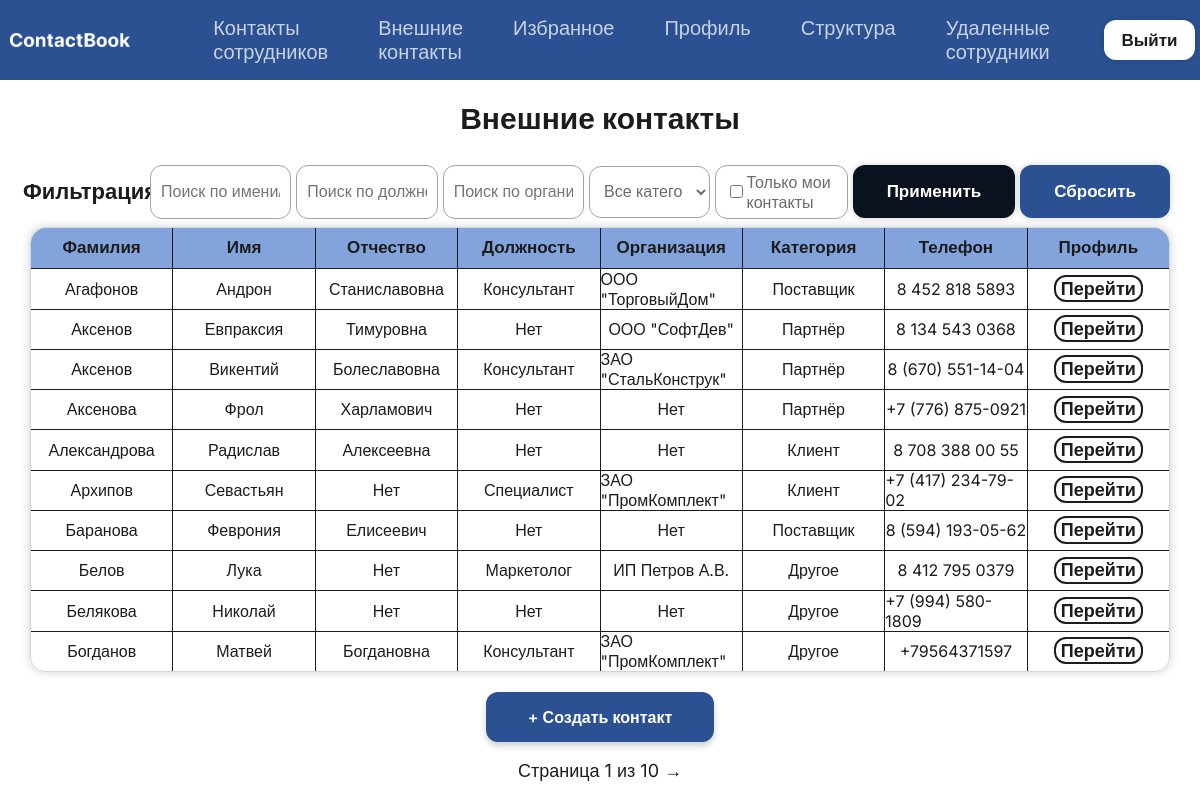
The page /contacts/ (signed in) on the database as committed earlier.
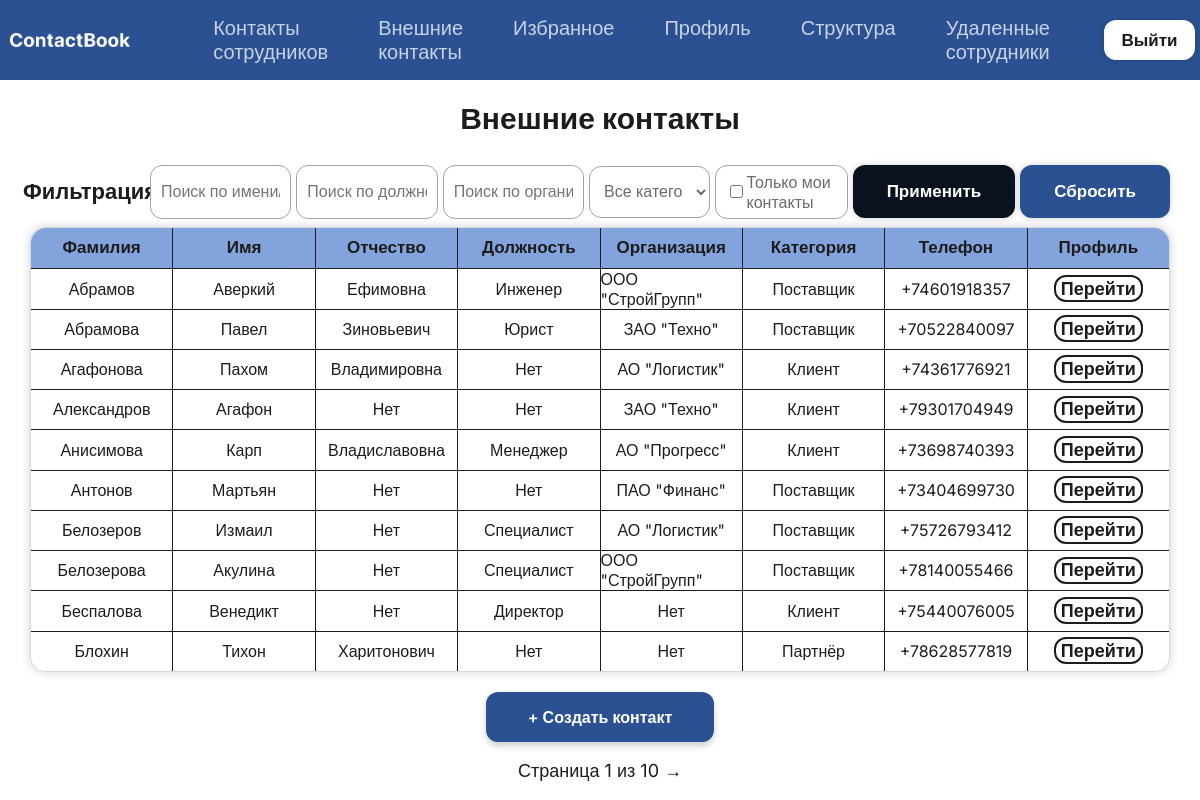
The same page on the database as committed later.
### ContactBook/models.py (models this page shows, shortened)
class Contact(models.Model):
    last_name = models.CharField(max_length=50, verbose_name='Фамилия')
    first_name = models.CharField(max_length=50, verbose_name='Имя')
    middle_name = models.CharField(max_length=50, blank=True, null=True, verbose_name='Отчество')
    phone = models.CharField(max_length=20, unique=True, verbose_name='Телефон')
    email = models.CharField(max_length=150, unique=True, blank=True, null=True, verbose_name='Почта')
    organization = models.CharField(max_length=100, blank=True, null=True, verbose_name='Организация')
    position = models.CharField(max_length=100, blank=True, null=True, verbose_name='Должность')
    category = models.CharField(max_length=20, choices=[('client', 'Клиент'), ('partner', 'Партнёр'), ('supplier', 'Поставщик'), ('other', 'Другое')], default='client', verbose_name='Категория')
    owner = models.ForeignKey(User, on_delete=models.CASCADE, verbose_name='Ответственный')
    class Meta:
        verbose_name = 'Внешний контакт'
        verbose_name_plural = 'Внешние контакты'
        ordering = ['last_name', 'first_name']

### ContactBook/views.py (the view, shortened to what this page needs)
# urls.py: path('contacts/', views.contact_list, name='contact_list'),
@login_required
def contact_list(request):
    is_admin_user = is_admin(request.user)
    qs = Contact.objects.all()
    mine_only = request.GET.get('mine_only') == 'on'
    if mine_only:
        qs = qs.filter(owner=request.user)
    search = request.GET.get('search', '').strip()
    position = request.GET.get('position', '').strip()
    org = request.GET.get('organization', '').strip()
    category = request.GET.get('category', '').strip()
    if position:
        qs = qs.filter(position__icontains=position)
    if org:
        qs = qs.filter(organization__icontains=org)
    if category:
        qs = qs.filter(category=category)
    qs = qs.order_by('last_name')
    paginator = Paginator(qs, 10)
    page_obj = paginator.get_page(request.GET.get('page'))
    return render(request, 'contactbook/contact_list.html', {
        'page_obj': page_obj,
        'search': search,
        'position': position,
        'organization': org,
        'category': category,
        'mine_only': mine_only,
        'categories': [('client', 'Клиент'), ('partner', 'Партнёр'), ('supplier', 'Поставщик'), ('other', 'Другое')],
        'is_admin': is_admin_user
    })

### ContactBook/views.py (called while the page is built)
def is_admin(user):
    return user.is_authenticated and hasattr(user, 'employee_profile') and user.employee_profile.role == 'admin'

### ContactBook/templates/contactbook/contact_list.html (shortened to what this page needs)
{% extends "base.html" %}
{% block content %}
<h1>Внешние контакты</h1>
<div class="filter">
    <div class="zagolovok"><p>Фильтрация</p></div>
    <form method="get" class="elements-contact">
        <input type="text" name="search" value="{{ search }}" placeholder="Поиск по имени/фамилии">
        <input type="text" name="position" value="{{ position }}" placeholder="Поиск по должности">
        <input type="text" name="organization" value="{{ organization }}" placeholder="Поиск по организации">
        <select name="category">
            <option value="">Все категории</option>
        </select>
        <label for="mine_only" class="mine-toggle">
            <input type="checkbox" name="mine_only" value="on" {% if mine_only %}checked{% endif %}>
            <p>Только мои контакты</p>
        </label>
        <button type="submit" class="btn btn-primary">Применить</button>
        <a href="{% url 'contactbook:contact_list' %}" class="btn btn-secondary">Сбросить</a>
    </form>
</div>
<div class="list">
    <table>
        <thead>
            <tr>
                <th>Фамилия</th>
                <th>Имя</th>
                <th>Отчество</th>
                <th>Должность</th>
                <th>Организация</th>
                <th>Категория</th>
                <th>Телефон</th>
                <th class="last-column">Профиль</th>
            </tr>
        </thead>
        <tbody>
            {% for contact in page_obj %}
            <tr>
                <td>{{ contact.last_name }}</td>
                <td>{{ contact.first_name }}</td>
                <td>{{ contact.middle_name|default:"Нет" }}</td>
                <td>{{ contact.position|default:"Нет" }}</td>
                <td>{{ contact.organization|default:"Нет" }}</td>
                <td>{{ contact.get_category_display|default:"Нет" }}</td>
                <td>{{ contact.phone }}</td>
                <td class="last-column"><a href="{% url 'contactbook:contact_detail' contact.pk %}">Перейти</a></td>
            </tr>
            {% empty %}
            <tr class="none"><td colspan="8" id="contact-none">Контакты не найдены</td></tr>
            {% endfor %}
        </tbody>
    </table>
</div>
<div class="create-contact">
    <button type="button" id="add-contact-btn" class="btn back-link">+ Создать контакт</button>
</div>
<div class="pagination">
    <p>Страница {{ page_obj.number }} из {{ page_obj.paginator.num_pages }}</p>
    {% if page_obj.has_next %}
        <a href="?page={{ page_obj.next_page_number }}&search={{ search|urlencode }}&position={{ position|urlencode }}&organization={{ organization|urlencode }}&category={{ category }}&mine_only={% if mine_only %}on{% endif %}">→</a>
    {% endif %}
</div>
{% endblock %}

### ContactBook/templates/base.html (shortened to what this page needs)
{% load static %}
<!DOCTYPE html>
<html lang="ru">
<head>
    <link rel="stylesheet" href="{% static 'css/style.css' %}">
</head>
<body>
    <header>
        <img src="{% static 'img/logo.png' %}" alt="" id="logo">
        <nav class="header">
            <ul>
                <li><a href="{% url 'contactbook:employee_list' %}">Контакты сотрудников</a></li>
                <li><a href="{% url 'contactbook:contact_list' %}">Внешние контакты</a></li>
                <li><a href="{% url 'contactbook:favorite_list' %}">Избранное</a></li>
                <li><a href="{% url 'contactbook:my_profile' %}">Профиль</a></li>
                {% if request.user.is_authenticated and request.user.employee_profile.role == 'admin' %}
                    <li><a href="{% url 'contactbook:organization_structure' %}">Структура</a></li>
                    <li><a href="{% url 'contactbook:deleted_employees' %}">Удаленные сотрудники</a></li>
                {% endif %}
            </ul>
            <div class="leave">
                {% if request.user.is_authenticated %}
                    <form method="post" action="{% url 'contactbook:logout' %}">
                        <button type="submit" class="btn">Выйти</button>
                    </form>
                {% endif %}
            </div>
        </nav>
    </header>
    <main>
        {% block content %}{% endblock %}
    </main>
</body>
</html>

Rows that differ between the two databases and show on the page:
removed Contact: last_name "Агафонов", first_name "Андрон", middle_name "Станиславовна", position "Консультант", organization "ООО \"ТорговыйДом\"", category "Поставщик", phone "8 452 818 5893"
removed Contact: last_name "Аксенов", first_name "Евпраксия", middle_name "Тимуровна", position "Нет", organization "ООО \"СофтДев\"", category "Партнёр", phone "8 134 543 0368"
removed Contact: last_name "Аксенов", first_name "Викентий", middle_name "Болеславовна", position "Консультант", organization "ЗАО \"СтальКонструк\"", category "Партнёр", phone "8 (670) 551-14-04"
removed Contact: last_name "Аксенова", first_name "Фрол", middle_name "Харламович", position "Нет", organization "Нет", category "Партнёр", phone "+7 (776) 875-0921"
removed Contact: last_name "Александрова", first_name "Радислав", middle_name "Алексеевна", position "Нет", organization "Нет", category "Клиент", phone "8 708 388 00 55"
removed Contact: last_name "Архипов", first_name "Севастьян", middle_name "Нет", position "Специалист", organization "ЗАО \"ПромКомплект\"", category "Клиент", phone "+7 (417) 234-79-02"
removed Contact: last_name "Баранова", first_name "Феврония", middle_name "Елисеевич", position "Нет", organization "Нет", category "Поставщик", phone "8 (594) 193-05-62"
removed Contact: last_name "Белов", first_name "Лука", middle_name "Нет", position "Маркетолог", organization "ИП Петров А.В.", category "Другое", phone "8 412 795 0379"
removed Contact: last_name "Белякова", first_name "Николай", middle_name "Нет", position "Нет", organization "Нет", category "Другое", phone "+7 (994) 580-1809"
removed Contact: last_name "Богданов", first_name "Матвей", middle_name "Богдановна", position "Консультант", organization "ЗАО \"ПромКомплект\"", category "Другое", phone "+79564371597"
added Contact: last_name "Абрамов", first_name "Аверкий", middle_name "Ефимовна", position "Инженер", organization "ООО \"СтройГрупп\"", category "Поставщик", phone "+74601918357"
added Contact: last_name "Абрамова", first_name "Павел", middle_name "Зиновьевич", position "Юрист", organization "ЗАО \"Техно\"", category "Поставщик", phone "+70522840097"
added Contact: last_name "Агафонова", first_name "Пахом", middle_name "Владимировна", position "Нет", organization "АО \"Логистик\"", category "Клиент", phone "+74361776921"
added Contact: last_name "Александров", first_name "Агафон", middle_name "Нет", position "Нет", organization "ЗАО \"Техно\"", category "Клиент", phone "+79301704949"
added Contact: last_name "Анисимова", first_name "Карп", middle_name "Владиславовна", position "Менеджер", organization "АО \"Прогресс\"", category "Клиент", phone "+73698740393"
added Contact: last_name "Антонов", first_name "Мартьян", middle_name "Нет", position "Нет", organization "ПАО \"Финанс\"", category "Поставщик", phone "+73404699730"
added Contact: last_name "Белозеров", first_name "Измаил", middle_name "Нет", position "Специалист", organization "АО \"Логистик\"", category "Поставщик", phone "+75726793412"
added Contact: last_name "Белозерова", first_name "Акулина", middle_name "Нет", position "Специалист", organization "ООО \"СтройГрупп\"", category "Поставщик", phone "+78140055466"
added Contact: last_name "Беспалова", first_name "Венедикт", middle_name "Нет", position "Директор", organization "Нет", category "Клиент", phone "+75440076005"
added Contact: last_name "Блохин", first_name "Тихон", middle_name "Харитонович", position "Нет", organization "Нет", category "Партнёр", phone "+78628577819"
